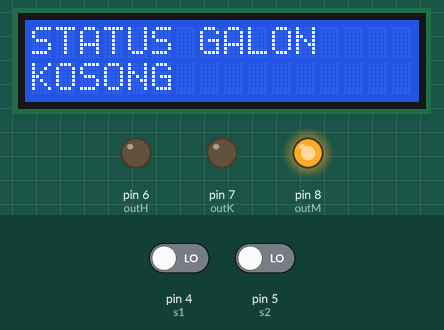
Simulated run of this sketch. Board: Arduino Uno, built with avr-gcc and run on an emulated ATmega328P. Parts: 16×2 character LCD, output pins drawn as LEDs (lit = HIGH). The test bench sets the inputs (shaded band); at power-on: pin 5 (s2) LOW, pin 4 (s1) LOW.

Above: at 1.2 s.
1.3 s: pin 5 (s2) driven HIGH
At 3.4 s:
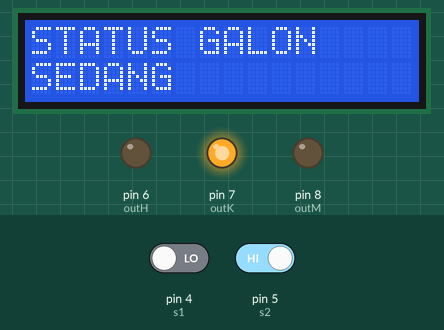
4.4 s: pin 4 (s1) driven HIGH
At 5.8 s:
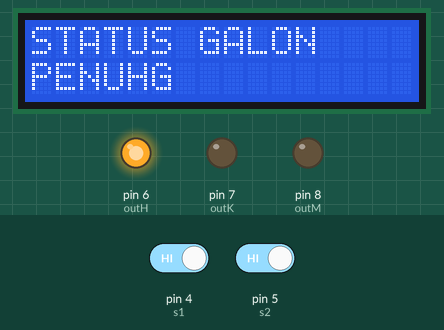
7.5 s: pin 4 (s1) driven LOW
At 10.6 s:
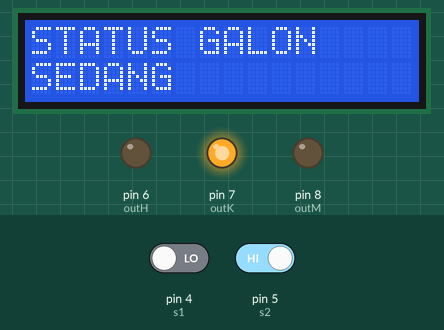
10.9 s: pin 5 (s2) driven LOW
At 12.1 s:
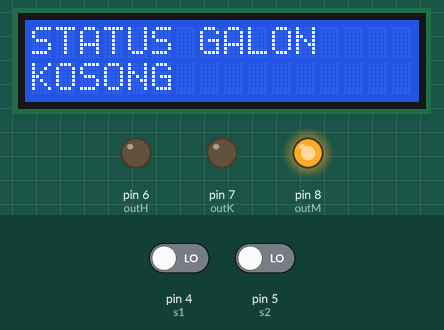
Timing chart, 0 to 13.9 s (numbered marks = the images above; inputs shaded):
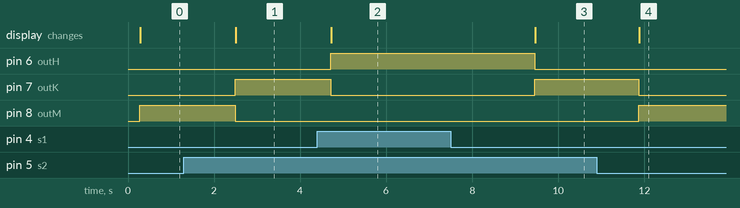

Measured:
- after the input at 1.3 s, pin 7 (outK): LOW → HIGH after 1.2 s; pin 8 (outM): HIGH → LOW after 1.2 s; the display: changes after 1.2 s (image 1)
- after the input at 4.4 s, pin 6 (outH): LOW → HIGH after 0.32 s; pin 7 (outK): HIGH → LOW after 0.32 s; the display: changes after 0.32 s (image 2)
- after the input at 7.5 s, pin 6 (outH): HIGH → LOW after 2.0 s; pin 7 (outK): LOW → HIGH after 2.0 s; the display: changes after 2.0 s (image 3)
- after the input at 10.9 s, pin 7 (outK): HIGH → LOW after 0.97 s; pin 8 (outM): LOW → HIGH after 0.97 s; the display: changes after 0.98 s (image 4)

The sketch:

calonDispenser.ino
```cpp
#include <Wire.h>
#include <LiquidCrystal_I2C.h>

LiquidCrystal_I2C lcd(0x27,2,1,0,4,5,6,7,3, POSITIVE);

int s1 = 4;
int s2 = 5;
int outH = 6;
int outK = 7;
int outM = 8;
//int liquid_level = 0;
void setup() {
  // put your setup code here, to run once:
  pinMode (s1, INPUT);
  pinMode (s2, INPUT);
  pinMode (outM, OUTPUT);
  pinMode (outK, OUTPUT);
  pinMode (outH, OUTPUT);

  lcd.begin (16,2);
}

void loop() {
  // put your main code here, to run repeatedly:
  int Liquid_level1 = 1;
  int Liquid_level2 = 0;

  lcd.setBacklight(HIGH);
  lcd.setCursor(0,0);
  lcd.print("STATUS GALON");


  Liquid_level1 = digitalRead(4);
  Liquid_level2 = digitalRead(5);
  if ((Liquid_level1 == 1) && (Liquid_level2 == 1)){
    digitalWrite (outH, HIGH);
    digitalWrite (outK, LOW);
    digitalWrite (outM, LOW);
    lcd.setCursor(0,1);
    lcd.print("PENUH");
    delay(1000);
    lcd.setBacklight(HIGH);
    delay(1000);
  }
  delay(100);
  if ((Liquid_level1 == 0) && (Liquid_level2 == 1)){
    digitalWrite (outH, LOW);
    digitalWrite (outK, HIGH);
    digitalWrite (outM, LOW);
    lcd.setCursor(0,1);
    lcd.print("SEDANG");
    delay(1000);
    lcd.setBacklight(HIGH);
    delay(1000);
  }
  delay(100);
  if ((Liquid_level1 == 0) && (Liquid_level2 == 0)){
    digitalWrite (outH, LOW);
    digitalWrite (outK, LOW);
    digitalWrite (outM, HIGH);
    lcd.setCursor(0,1);
    lcd.print("KOSONG");
    delay(1000);
    lcd.setBacklight(HIGH);
    delay(1000);
  }
  delay(100);
}
```
